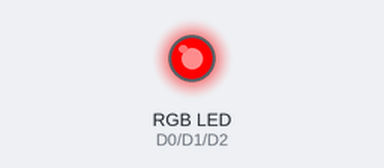
The sketch below on a simulated ESP8266 (NodeMCU). On the bench: an RGB LED mixed from three pins (HIGH = lit).

Above: at 0.2 s.
At 1.2 s:
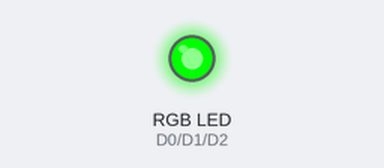
At 2.2 s:
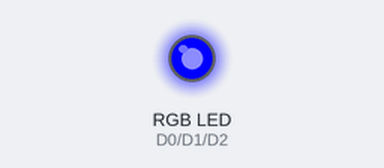
At 5.7 s:
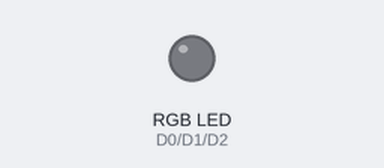
Timing chart, 0 to 6.9 s (numbered marks = the images above):
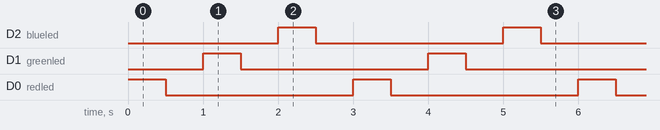

Measured:
- by itself, D2 (blueled), D1 (greenled), D0 (redled): alternates HIGH for 0.50 s and LOW for 2.5 s
- by itself, everything shown: repeats every 3.0 s, in 6 steps

The sketch:

14RGB_LED.ino
```cpp
// RGB LED HAS $ Leges
// Either One of them Has Common GND.
// Or Either it has Common Anode.
int redled = D0;
int greenled = D1;
int blueled = D2;

void setup()
{
    pinMode(redled, OUTPUT);
    pinMode(greenled, OUTPUT);
    pinMode(blueled, OUTPUT);
}

void loop()
{

    digitalWrite(redled, HIGH);
    delay(500);
    digitalWrite(redled, LOW);
    delay(500);
    digitalWrite(greenled, HIGH);
    delay(500);
    digitalWrite(greenled, LOW);
    delay(500);
    digitalWrite(blueled, HIGH);
    delay(500);
    digitalWrite(blueled, LOW);
    delay(500);
}
```
